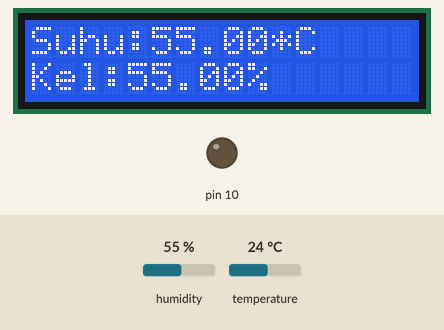
A program run on a simulated Arduino Uno, built with avr-gcc and run on an emulated ATmega328P. Shown: 16×2 character LCD, output pins drawn as LEDs (lit = HIGH). The inputs (shaded band) are chosen by the test bench; at power-on: humidity 55 %, temperature 24 °C. The local clock reads 2024-03-15 10:24:30 at power-on unless the program sets it; storage starts empty; what the program prints to the serial monitor is not drawn.

Above: at 1.2 s.
1.3 s: humidity set to 22 %
At 4.0 s:
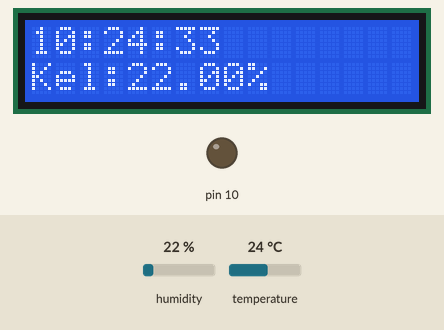
5.7 s: humidity set to 40 %
At 7.0 s:
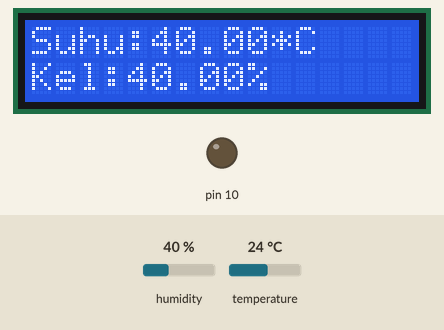
8.6 s: humidity set to 68 %
At 10.5 s:
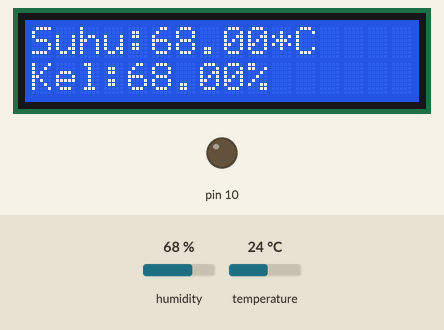
Timing chart, 0 to 12.0 s (numbered marks = the images above; inputs shaded):
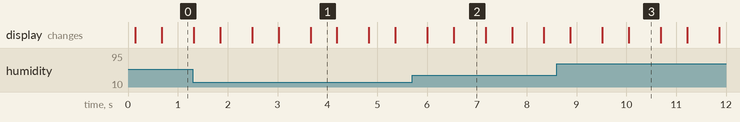

The program:

main.cpp
```cpp
#include <Arduino.h>
#include <Adafruit_Sensor.h>
#include <DHT.h>
#include <DHT_U.h>
#include <SPI.h>
#include <Wire.h>

#include <RTClib.h>
#include <LiquidCrystal_I2C.h>
#include <SD.h>

RTC_DS3231 rtc;
LiquidCrystal_I2C lcd(0x27, 16, 2); // Creates an LC object. Parameters: (rs, enable, d4, d5, d6, d7)#include <SD.h>
const int RELAY = 7;

File myFile;

// change this to match your SD shield or module;
//     Arduino Ethernet shield: pin 4
//     Adafruit SD shields and modules: pin 10
//     Sparkfun SD shield: pin 8
const int chipSelect = 4;
#define DHTPIN 8      // Digital pin connected to the DHT sensor
#define DHTTYPE DHT11 // DHT 22 (AM2302)
DHT_Unified dht(DHTPIN, DHTTYPE);

uint32_t delayMS;
void setup()
{

    // Open serial communications and wait for port to open:
    Serial.begin(9600);
    dht.begin();

    lcd.init();
    lcd.backlight();
    lcd.setCursor(0, 0);
    lcd.print("Sensor DHT11");

    while (!Serial)
    {
        ; // wait for serial port to connect. Needed for Leonardo only
    }

    Serial.print("Initializing SD card...");
    // On the Ethernet Shield, CS is pin 4. It's set as an output by default.
    // Note that even if it's not used as the CS pin, the hardware SS pin
    // (10 on most Arduino boards, 53 on the Mega) must be left as an output
    // or the SD library functions will not work.
    pinMode(SS, OUTPUT);

    if (!SD.begin(chipSelect))
    {
        Serial.println("initialization failed!");
        return;
    }
    Serial.println("initialization done.");

    // open the file. note that only one file can be open at a time,
    // so you have to close this one before opening another.

    // ini adalah kode rtc
    if (!rtc.begin())
    {
        Serial.println("Couldn't find RTC");
        Serial.flush();
        while (1)
            delay(10);
    }

    if (rtc.lostPower())
    {
        Serial.println("RTC lost power, let's set the time!");
        rtc.adjust(DateTime(F(__DATE__), F(__TIME__)));
    }
}

void loop()
{
    // nothing happens after setup

    delay(delayMS);
    // Get temperature event and print its value.
    sensors_event_t event;
    dht.temperature().getEvent(&event);
    if (isnan(event.temperature))
    {
        Serial.println(F("Error reading temperature!"));
    }
    else
    {
        Serial.print(F("Temperature: "));
        Serial.print(event.temperature);
        Serial.println(F("°C"));
    }
    // Get humidity event and print its value.
    dht.humidity().getEvent(&event);
    if (isnan(event.relative_humidity))
    {
        Serial.println(F("Error reading humidity!"));
    }
    else
    {
        Serial.print(F("Humidity: "));
        Serial.print(event.relative_humidity);
        Serial.println(F("%"));
    }

    Serial.print("T :");
    Serial.print(event.temperature);
    Serial.print("*C , ");
    Serial.print("k :");
    Serial.print(event.relative_humidity);
    Serial.println("% , ");

    DateTime now = rtc.now();
    Serial.print(now.hour(), DEC);
    Serial.print(",");
    Serial.print(now.minute(), DEC);
    Serial.print(",");
    Serial.print(now.second(), DEC);
    Serial.println();

    // program layar lcd pertama
    lcd.setCursor(0, 0);
    lcd.print(now.hour(), DEC);
    lcd.print(":");
    lcd.print(now.minute(), DEC);
    lcd.print(":");
    lcd.print(now.second(), DEC);
    lcd.print("     ");
    delay(500);

    // ini adalah program layar lcd
    lcd.setCursor(0, 0);
    lcd.print("Suhu:");
    lcd.print(event.temperature);
    lcd.print("*C    ");
    // baris kedua
    lcd.setCursor(0, 1);
    lcd.print("Kel:");
    lcd.print(event.relative_humidity);
    lcd.print("%    ");
    delay(500);

    if (event.temperature > 35.00)
    {
        digitalWrite(RELAY, HIGH);
    }
    else
    {
        digitalWrite(RELAY, LOW);
    }

    myFile = SD.open("data.txt", FILE_WRITE);

    // if the file opened okay, write to it:
    if (myFile)
    {
        Serial.print("Writing to data.txt...");
        myFile.print(now.hour(), DEC);
        myFile.print(":");
        myFile.print(now.minute(), DEC);
        myFile.print(":");
        myFile.print(now.second(), DEC);
        myFile.print(":");
        myFile.print(event.temperature);
        myFile.print(":");
        myFile.print(event.relative_humidity);
        myFile.print(":");
        myFile.println("selesai !");
        myFile.close();
        Serial.println("done.");
    }
    else
    {
        // if the file didn't open, print an error:
        Serial.println("error opening data.txt");
    }
    delay(100);
}

// // // ini adalah kode full yang saya buat
// // .
// // .
// // .
// // .
// // .
// // .
// // .
// // .
// // .
// // .
// // .
// // .
// // .
// // .
// // ..

// #include <Arduino.h>
// #include <DHT.h>
// #include <SPI.h>
// #define DHTPIN 2
// #define DHTTYPE DHT11
// DHT dht(DHTPIN, DHTTYPE);
// #include <Wire.h>
// #include <LiquidCrystal_I2C.h>
// LiquidCrystal_I2C lcd(0x27, 16, 2);
// const int RELAY = 7;

// void setup()
// {
//     Serial.begin(9600);
//     dht.begin();
//     lcd.init();
//     lcd.backlight();
//     lcd.setCursor(0, 0);
//     lcd.print("Sensor DHT11");
//     pinMode(RELAY, OUTPUT);
// }

// void loop()
// {
//     lcd.clear();
//     float h = dht.readHumidity();
//     float t = dht.readTemperature();

//     // ini adalah penampilan pada lcd.
//     // baris pertama
//     lcd.setCursor(0, 0);
//     lcd.print("Suhu:");
//     lcd.print(t);
//     lcd.print("*C");
//     // baris kedua
//     lcd.setCursor(0, 1);
//     lcd.print("Kel:");
//     lcd.print(h);
//     lcd.print("%");

//     if (t > 35.00)
//     {
//         digitalWrite(RELAY, HIGH);
//     }
//     else
//     {
//         digitalWrite(RELAY, LOW);
//     }
//     // ini adalah penamilan data pada serial.
//     Serial.print("T :");
//     Serial.print(t);
//     Serial.println("*C");
//     Serial.print("k :");
//     Serial.print(h);
//     Serial.println("%");
//     delay(200);
// }
```

Measured:
- what the display in image 1 shows lasts 0.5 s, from 3.7 s to 4.2 s
- what the display in image 2 shows lasts 0.7 s, from 6.5 s to 7.2 s
